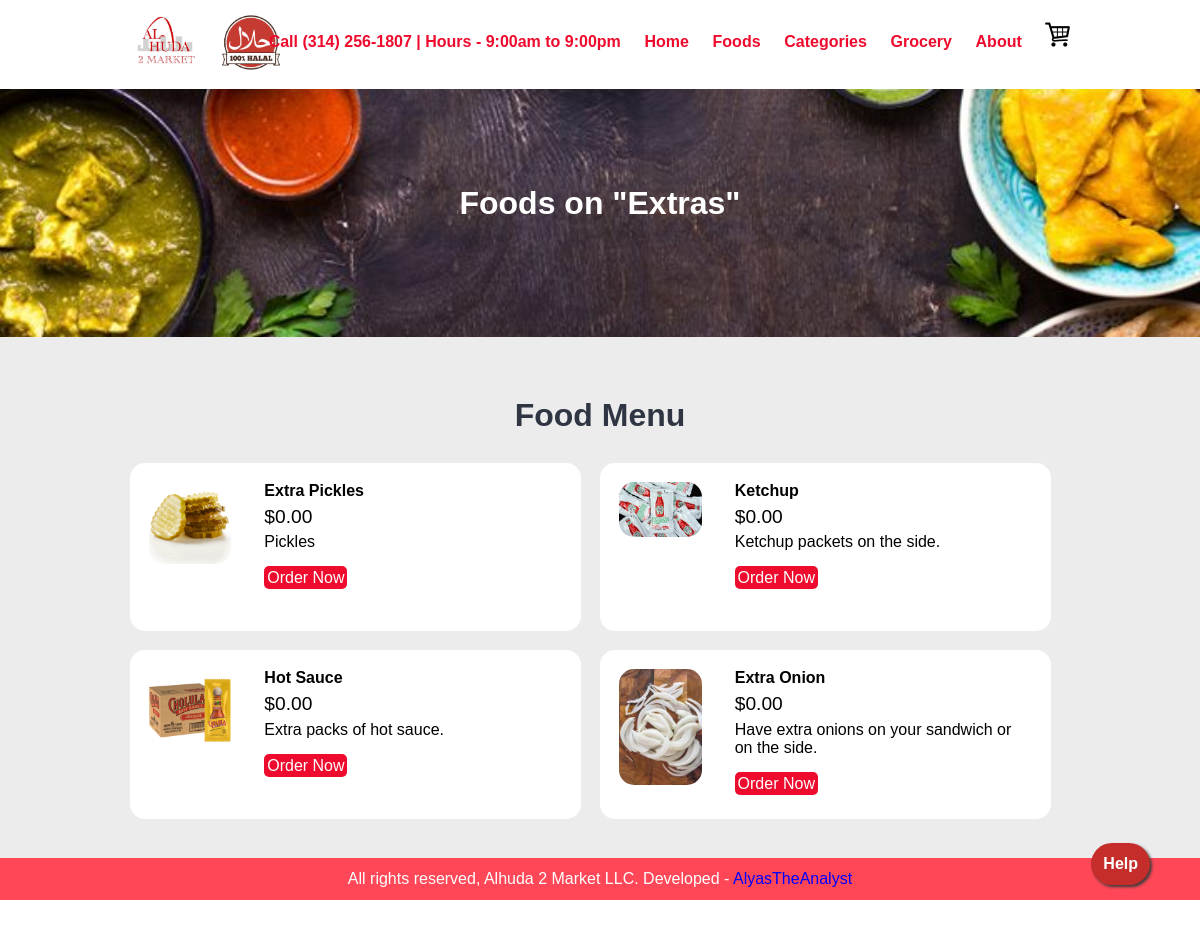
/category-foods.php?category_id=0000000014, run on the app's committed database.
### tables this page shows
CREATE TABLE `tbl_category` (
  `id` int(10) UNSIGNED ZEROFILL NOT NULL,
  `title` varchar(100) NOT NULL,
  `image_name` varchar(255) NOT NULL,
  `featured` varchar(10) NOT NULL,
  `active` varchar(10) NOT NULL
);

CREATE TABLE `tbl_food` (
  `id` int(10) UNSIGNED NOT NULL,
  `title` varchar(100) NOT NULL,
  `description` text NOT NULL,
  `price` decimal(10,2) NOT NULL,
  `quantity` int(10) NOT NULL,
  `image_name` varchar(255) NOT NULL,
  `category_id` int(10) UNSIGNED NOT NULL,
  `featured` varchar(10) NOT NULL,
  `active` varchar(10) NOT NULL
);

### category-foods.php (the view, shortened to what this page needs)
<?php include('partials-front/menu.php'); ?>
<?php
        if(isset($_GET['category_id']))
        {
            $category_id = $_GET['category_id'];
            $sql = "SELECT title FROM tbl_category WHERE id=$category_id";
            $res = mysqli_query($conn, $sql);
            $row = mysqli_fetch_assoc($res);
            $category_title = $row['title'];
        }
        else
        {
            header('location:'.SITEURL);
        }
    ?>
    <section class="food-search text-center">
        <div class="container">
            <h2 class="text-white"> Foods on "<?php echo $category_title; ?>"</a></h2>
        </div>
    </section>
    <section class="food-menu">
        <div class="container">
            <h2 class="text-center">Food Menu</h2>
            <?php
                $sql2 = "SELECT * FROM tbl_food WHERE category_id=$category_id";
                $res2 = mysqli_query($conn, $sql2);
                $count2 = mysqli_num_rows($res2);
                if($count2>0)
                {
                    while($row2=mysqli_fetch_assoc($res2))
                    {
                        $id = $row2['id'];
                        $title = $row2['title'];
                        $price = $row2['price'];
                        $description = $row2['description'];
                        $image_name = $row2['image_name'];
                        $quantity = $row2['quantity'];
                        ?>
                        <div class="food-menu-box">
                            <div class="food-menu-img">
                                <?php
                                    if($image_name=="")
                                    {
                                        echo "<div class='error'>Image not Available</div>";
                                    }
                                    else
                                    {
                                        ?>
                                            <img src="<?php echo SITEURL; ?>images/food/<?php echo $image_name; ?>" alt="Chicke Hawain Pizza" class="img-responsive img-curve">
                                        <?php
                                    }
                                ?>
                            </div>
                            <div class="food-menu-desc">
                                <h4><?php echo $title; ?></h4>
                                <p class="food-price">$<?php echo $price; ?></p>
                                <p class="food-detail">
                                    <?php echo $description; ?>
                                </p>
                                <br>
                                <?php if ($quantity <= 0) { ?>
                                    <p class="text-danger">Out of Stock</p>
                                <?php } else { ?>
                                    <a href="<?php echo SITEURL; ?>order.php?food_id=<?php echo $id; ?>" class="btn btn-primary">Order Now</a>
                                <?php } ?>
                            </div>
                        </div>
                        <?php
                    }
                }
                else
                {
                    echo "<div class='error'>Food not Available.</div>";
                }
            ?>
        </div>
    </section>
<h1 class="text-right"><a target="_blank" rel="noopener noreferrer" href="https://docs.google.com/document/d/1aTp9TWwFAKat7GEb1dwmQqRuyQCbbUR6/edit?pli=1#bookmark=id.1ll9tjn9fnwp" class="float btn-primary btn btn-bigtext">Help</a></h1>
    <?php include('partials-front/footer.php'); ?>

### css/style.css (style rules this page uses)
* { margin: 0 0; padding: 0 0; font-family: Arial, Helvetica, sans-serif; }
.container { width: 80%; margin: 0 auto; padding: 1%; }
.img-responsive { width: 100%; max-width: 135px; height: 100%; max-height: 135px; }
.img-curve { border-radius: 15px; }
.text-right { text-align: right; }
.text-center { text-align: center; }
.text-white { color: white !important; }
a { color: #ee0b2d; text-decoration: none; }
.btn { padding: 1%; border: none; font-size: 1rem; border-radius: 5px; }
.btn-primary { background-color: #ee0b2d; color: white; cursor: pointer; }
h2 { color: #2f3542; font-size: 2rem; margin-bottom: 2%; }
.food-search { background-image: url(../images/indian-food-best-cuisine-in-the-world.jpg); background-size: cover; background-repeat: no-repeat; background-position: center; padding: 7% 0; }
.food-menu { background-color: #ececec; padding: 4% 0; }
.food-menu-box { width: 43%; height: 130px; margin: 1%; padding: 2%; float: left; background-color: white; border-radius: 15px; }
.food-menu-img { width: 20%; float: left; }
.food-menu-desc { width: 70%; float: left; margin-left: 8%; }
.food-price { font-size: 1.2rem; margin: 2% 0; }
.food-detail { font-size: 1rem; color: black; }
.float { position:fixed; bottom:50px; right:50px; background-color: #c52d2a; color:#FFF; border-radius:50px; text-align:center; box-shadow: 2px 2px 3px rgb(61, 61, 61); }

### data on the page
tbl_category: title "Extras"
tbl_food: image_name (picture), title "Extra Pickles", price "0.00", description "Pickles"
tbl_food: image_name (picture), title "Ketchup", price "0.00", description "Ketchup packets on the side."
tbl_food: image_name (picture), title "Hot Sauce", price "0.00", description "Extra packs of hot sauce."
tbl_food: image_name (picture), title "Extra Onion", price "0.00", description "Have extra onions on your sandwich or on the side."
